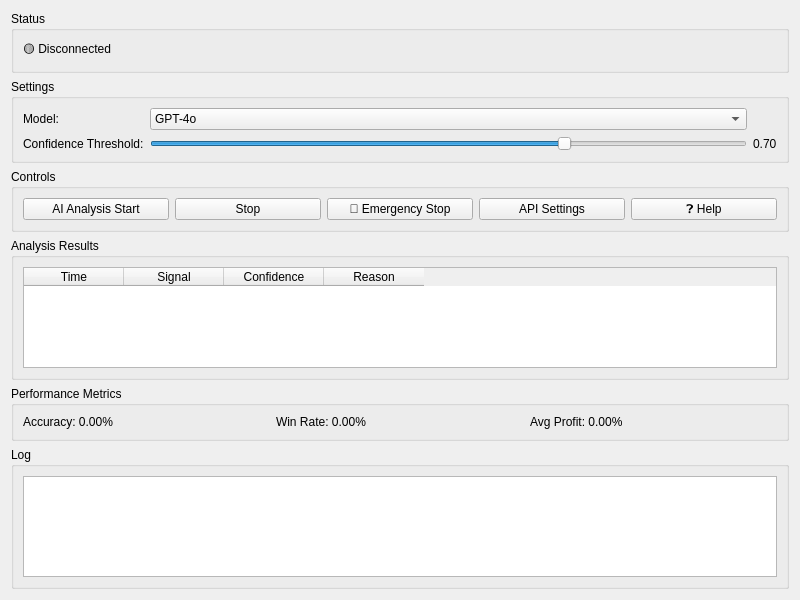
<?xml version='1.0' encoding='UTF-8'?>
<ui version="4.0">
 <class>AIEngineWidget</class>
 <widget class="QWidget" name="AIEngineWidget">
  <property name="geometry">
   <rect>
    <x>0</x>
    <y>0</y>
    <width>800</width>
    <height>600</height>
   </rect>
  </property>
  <property name="windowTitle">
   <string>AI Engine</string>
  </property>
  <layout class="QVBoxLayout" name="verticalLayout">
   <item>
    <widget class="QGroupBox" name="groupBox_status">
     <property name="title">
      <string>Status</string>
     </property>
     <layout class="QHBoxLayout" name="horizontalLayout">
      <item>
       <widget class="QLabel" name="label_status">
        <property name="text">
         <string>🟡 Disconnected</string>
        </property>
       </widget>
      </item>
     </layout>
    </widget>
   </item>
   <item>
    <widget class="QGroupBox" name="groupBox_settings">
     <property name="title">
      <string>Settings</string>
     </property>
     <layout class="QGridLayout" name="gridLayout">
      <item row="0" column="0">
       <widget class="QLabel" name="label_model">
        <property name="text">
         <string>Model:</string>
        </property>
       </widget>
      </item>
      <item row="0" column="1">
       <widget class="QComboBox" name="combo_model">
        <item>
         <property name="text">
          <string>GPT-4o</string>
         </property>
        </item>
        <item>
         <property name="text">
          <string>GPT-4o-mini</string>
         </property>
        </item>
        <item>
         <property name="text">
          <string>Gemini 1.5 Pro</string>
         </property>
        </item>
        <item>
         <property name="text">
          <string>Gemini 2.0 Flash</string>
         </property>
        </item>
       </widget>
      </item>
      <item row="1" column="0">
       <widget class="QLabel" name="label_confidence">
        <property name="text">
         <string>Confidence Threshold:</string>
        </property>
       </widget>
      </item>
      <item row="1" column="1">
       <widget class="QSlider" name="slider_confidence">
        <property name="minimum">
         <number>0</number>
        </property>
        <property name="maximum">
         <number>100</number>
        </property>
        <property name="value">
         <number>70</number>
        </property>
        <property name="orientation">
         <enum>Qt::Horizontal</enum>
        </property>
       </widget>
      </item>
      <item row="1" column="2">
       <widget class="QLabel" name="label_confidence_value">
        <property name="text">
         <string>0.70</string>
        </property>
       </widget>
      </item>
     </layout>
    </widget>
   </item>
   <item>
    <widget class="QGroupBox" name="groupBox_controls">
     <property name="title">
      <string>Controls</string>
     </property>
     <layout class="QHBoxLayout" name="horizontalLayout_2">
      <item>
       <widget class="QPushButton" name="btn_start">
        <property name="text">
         <string>AI Analysis Start</string>
        </property>
       </widget>
      </item>
      <item>
       <widget class="QPushButton" name="btn_stop">
        <property name="text">
         <string>Stop</string>
        </property>
       </widget>
      </item>
      <item>
       <widget class="QPushButton" name="btn_emergency">
        <property name="text">
         <string>🚨 Emergency Stop</string>
        </property>
       </widget>
      </item>
      <item>
       <widget class="QPushButton" name="btn_settings">
        <property name="text">
         <string>API Settings</string>
        </property>
       </widget>
      </item>
     <item><widget class="QPushButton" name="btn_help"><property name="text"><string>❓ Help</string></property></widget></item></layout>
    </widget>
   </item>
   <item>
    <widget class="QGroupBox" name="groupBox_results">
     <property name="title">
      <string>Analysis Results</string>
     </property>
     <layout class="QVBoxLayout" name="verticalLayout_2">
      <item>
       <widget class="QTableWidget" name="table_results">
        <column>
         <property name="text">
          <string>Time</string>
         </property>
        </column>
        <column>
         <property name="text">
          <string>Signal</string>
         </property>
        </column>
        <column>
         <property name="text">
          <string>Confidence</string>
         </property>
        </column>
        <column>
         <property name="text">
          <string>Reason</string>
         </property>
        </column>
       </widget>
      </item>
     </layout>
    </widget>
   </item>
   <item>
    <widget class="QGroupBox" name="groupBox_metrics">
     <property name="title">
      <string>Performance Metrics</string>
     </property>
     <layout class="QHBoxLayout" name="horizontalLayout_3">
      <item>
       <widget class="QLabel" name="label_accuracy">
        <property name="text">
         <string>Accuracy: 0.00%</string>
        </property>
       </widget>
      </item>
      <item>
       <widget class="QLabel" name="label_win_rate">
        <property name="text">
         <string>Win Rate: 0.00%</string>
        </property>
       </widget>
      </item>
      <item>
       <widget class="QLabel" name="label_profit">
        <property name="text">
         <string>Avg Profit: 0.00%</string>
        </property>
       </widget>
      </item>
     </layout>
    </widget>
   </item>
   <item>
    <widget class="QGroupBox" name="groupBox_log">
     <property name="title">
      <string>Log</string>
     </property>
     <layout class="QVBoxLayout" name="verticalLayout_3">
      <item>
       <widget class="QTextEdit" name="text_log">
        <property name="readOnly">
         <bool>true</bool>
        </property>
       </widget>
      </item>
     </layout>
    </widget>
   </item>
  </layout>
 </widget>
 <resources />
 <connections />
</ui>
